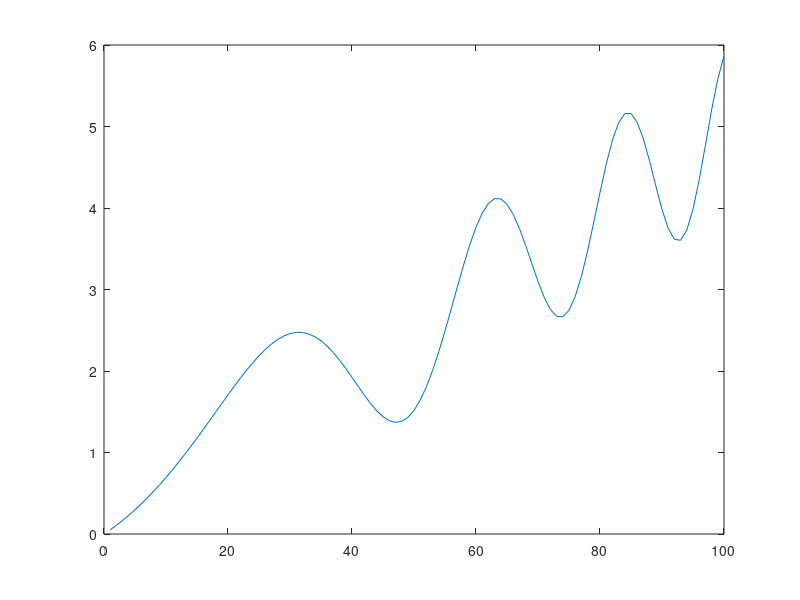

Reproduce this figure in MATLAB.
X = 1:100;
Y = sin(X.*X/500);
dY = Y(2:100)-Y(1:99);
Y1 = Y(1);

% Reconstructing
idx_part = 1:99;
val_part = ones(1, 99);
i = [idx_part,          idx_part,       100,    101];
j = [idx_part,          idx_part + 1,   1,      100];
v = [val_part * (-1),   val_part,       1,      1];

A = sparse(i, j, v);

b = [dY, Y1, Y(100)+5];
b = b';

V = A\b;

figure
plot(V)